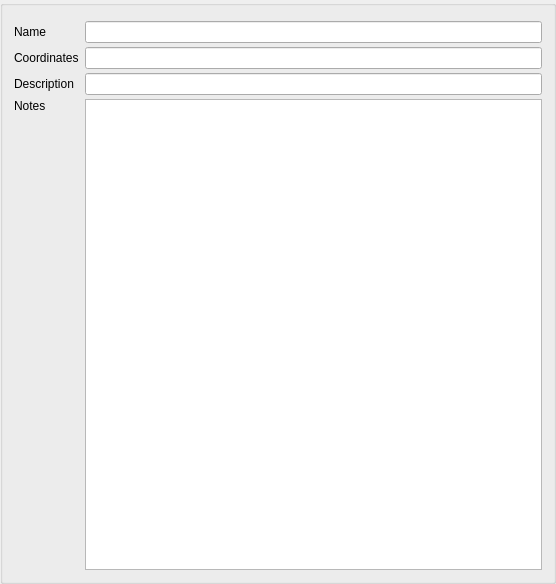
<?xml version="1.0" encoding="UTF-8"?>
<ui version="4.0">
 <class>LocationInformation</class>
 <widget class="QGroupBox" name="LocationInformation">
  <property name="geometry">
   <rect>
    <x>0</x>
    <y>0</y>
    <width>556</width>
    <height>584</height>
   </rect>
  </property>
  <property name="windowTitle">
   <string>GroupBox</string>
  </property>
  <property name="title">
   <string/>
  </property>
  <layout class="QGridLayout" name="gridLayout">
   <property name="horizontalSpacing">
    <number>-1</number>
   </property>
   <property name="verticalSpacing">
    <number>4</number>
   </property>
   <item row="0" column="0" colspan="2">
    <widget class="KMessageWidget" name="diveSiteMessage" native="true">
     <property name="sizePolicy">
      <sizepolicy hsizetype="Preferred" vsizetype="Preferred">
       <horstretch>0</horstretch>
       <verstretch>0</verstretch>
      </sizepolicy>
     </property>
    </widget>
   </item>
   <item row="1" column="1">
    <widget class="QLineEdit" name="diveSiteName"/>
   </item>
   <item row="1" column="0">
    <widget class="QLabel" name="label">
     <property name="text">
      <string>Name</string>
     </property>
    </widget>
   </item>
   <item row="5" column="0">
    <spacer name="verticalSpacer">
     <property name="orientation">
      <enum>Qt::Vertical</enum>
     </property>
     <property name="sizeHint" stdset="0">
      <size>
       <width>20</width>
       <height>40</height>
      </size>
     </property>
    </spacer>
   </item>
   <item row="3" column="0">
    <widget class="QLabel" name="label_3">
     <property name="text">
      <string>Description</string>
     </property>
    </widget>
   </item>
   <item row="4" column="0">
    <widget class="QLabel" name="label_4">
     <property name="text">
      <string>Notes</string>
     </property>
    </widget>
   </item>
   <item row="2" column="0">
    <widget class="QLabel" name="label_2">
     <property name="text">
      <string>Coordinates</string>
     </property>
    </widget>
   </item>
   <item row="4" column="1" rowspan="2">
    <widget class="QPlainTextEdit" name="diveSiteNotes"/>
   </item>
   <item row="2" column="1">
    <widget class="QLineEdit" name="diveSiteCoordinates"/>
   </item>
   <item row="3" column="1">
    <widget class="QLineEdit" name="diveSiteDescription"/>
   </item>
  </layout>
 </widget>
 <customwidgets>
  <customwidget>
   <class>KMessageWidget</class>
   <extends>QWidget</extends>
   <header>kmessagewidget.h</header>
   <container>1</container>
  </customwidget>
 </customwidgets>
 <resources/>
 <connections/>
</ui>
